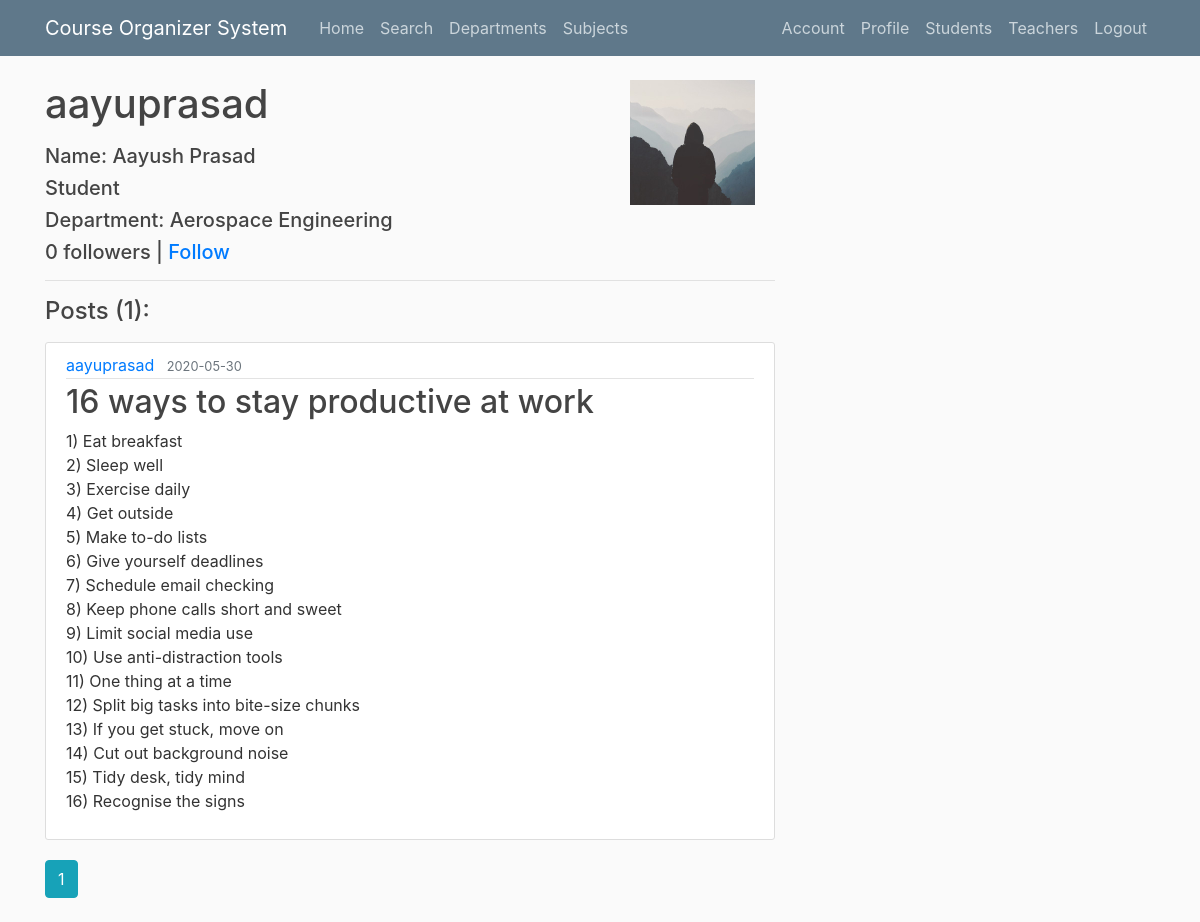
The app's page /user/aayuprasad (signed in) with its own data.
### cos/models.py (models this page shows, shortened)
class User(db.Model, UserMixin):
    id = db.Column(db.Integer, primary_key=True)
    username = db.Column(db.String(20), unique=True, nullable=False)
    first_name = db.Column(db.String(20), nullable=False)
    last_name = db.Column(db.String(20), nullable=True)
    email = db.Column(db.String(120), unique=True, nullable=False)
    image_file = db.Column(db.String(20), nullable=False,
                           default='default.jpg')
    password = db.Column(db.String(60), nullable=False)
    posts = db.relationship('Post', backref='author', lazy=True)
    subjects = db.relationship('Subject', backref='student', lazy=True)
    reviews = db.relationship('Review', backref='reviewer', lazy=True)
    department_id = db.Column(
        db.Integer, db.ForeignKey('department.id'), nullable=True)
    rollno = db.Column(db.String(10), nullable=True)
    title = db.Column(db.String(10), nullable=False)
    followed = db.relationship('User',
                               secondary=followers,
                               primaryjoin=(followers.c.follower_id == id),
                               secondaryjoin=(followers.c.followed_id == id),
                               backref=db.backref('followers', lazy='dynamic'),
                               lazy='dynamic')
    def is_following(self, user):
        return self.followed.filter(followers.c.followed_id == user.id).count() > 0

class Department(db.Model):
    id = db.Column(db.Integer, primary_key=True)
    title = db.Column(db.String(100), nullable=False)
    subjects = db.relationship('Subject', backref='author', lazy=True)
    persons = db.relationship('User', backref='division', lazy=True)

class Post(db.Model):
    id = db.Column(db.Integer, primary_key=True)
    title = db.Column(db.String(100), nullable=False)
    date_posted = db.Column(db.DateTime, nullable=False,
                            default=datetime.utcnow)
    content = db.Column(db.Text, nullable=False)
    user_id = db.Column(db.Integer, db.ForeignKey('user.id'), nullable=False)

### cos/routes.py (the view)
@app.route("/user/<string:username>")
@login_required
def user_posts(username):
    page = request.args.get('page', 1, type=int)
    user = User.query.filter_by(username=username).first_or_404()
    posts = Post.query.filter_by(author=user)\
        .order_by(Post.date_posted.desc())\
        .paginate(page=page, per_page=5)
    department = Department.query.filter_by(
        id=user.department_id).first_or_404()
    department_title = department.title
    return render_template('user_posts.html', posts=posts, user=user, department_title=department_title)

### cos/models.py (called while the page is built)
@login_manager.user_loader
def load_user(user_id):
    return User.query.get(int(user_id))

### cos/templates/user_posts.html
{% extends "layout.html" %}
{% block content %}
    <img  style="float:right" class="img-rounded account-img" alt="Cinque Terre" src="{{ url_for('static', filename='profile_pics/' + user.image_file) }}">
    <div class="content-heading">
    <h1 class="mb-3"> {{ user.username }} </h1>
    <h5> Name: {{ user.first_name }} {{ user.last_name }}</h5>
    {% if user.title == '1' %}
      <h5> Student </h5>
    {% elif user.title == '2' %}
      <h5> Teacher </h5>
    {% endif %}
    <h5> Department: {{ department_title }}</h5>
<h5>{{ user.followers.count() }} followers |
              {% if user.id == current_user.id %}
                  <a href="{{ url_for('account') }}">Edit your profile</a>
              {% elif not current_user.is_following(user) %}
                  <a href="{{ url_for('follow', username=user.username) }}">Follow</a>
              {% else %}
                  <a href="{{ url_for('unfollow', username=user.username) }}">Unfollow</a>
              {% endif %}
              </h5>
  </div>
<hr>
    <h4 class="mb-3">Posts ({{ posts.total }}):</h1>
    {% for post in posts.items %}
        <article class="media content-section">
          <div class="media-body">
            <div class="article-metadata">
              <a class="mr-2" href="{{ url_for('user_posts', username=post.author.username) }}">{{ post.author.username }}</a>
              <small class="text-muted">{{ post.date_posted.strftime('%Y-%m-%d') }}</small>
            </div>
            <h2><a class="article-title" href="{{ url_for('post', post_id=post.id) }}">{{ post.title }}</a></h2>
            <p class="article-content">{{ post.content }}</p>
          </div>
        </article>
    {% endfor %}
    {% for page_num in posts.iter_pages(left_edge=1, right_edge=1, left_current=1, right_current=2) %}
      {% if page_num %}
        {% if posts.page == page_num %}
          <a class="btn btn-info mb-4" href="{{ url_for('user_posts', username=user.username, page=page_num) }}">{{ page_num }}</a>
        {% else %}
          <a class="btn btn-outline-info mb-4" href="{{ url_for('user_posts', username=user.username, page=page_num) }}">{{ page_num }}</a>
        {% endif %}
      {% else %}
        ...
      {% endif %}
    {% endfor %}
{% endblock content %}

### cos/static/main.css (style rules this page uses)
body { background: #fafafa; color: #333333; margin-top: 5rem; }
h1, h2, h3, h4, h5, h6 { color: #444444; }
.content-section { background: #ffffff; padding: 10px 20px; border: 1px solid #dddddd; border-radius: 3px; margin-bottom: 20px; }
.article-title { color: #444444; }
.article-content { white-space: pre-line; }
.article-metadata { padding-bottom: 1px; margin-bottom: 4px; border-bottom: 1px solid #e3e3e3 }
.account-img { height: 125px; width: 125px; margin-right: 20px; margin-bottom: 16px; }

### records on screen
User: image_file (placeholder picture), username "aayuprasad", first_name "Aayush", last_name "Prasad"
Department: title "Aerospace Engineering"
Post: author.username "aayuprasad", date_posted "2020-05-30", title "16 ways to stay productive at work", content "1) Eat breakfast 2) Sleep well 3) Exercise daily 4) Get outside 5) Make to-do lists 6) Give yourself deadlines 7) Schedule email checking 8) Keep phone calls short and sweet 9) Limit social media use 10) Use anti-distraction tools 11) One thing at a time 12) Split big tasks into bite-size chunks 13) If you get stuck, move on 14) Cut out background noise 15) Tidy desk, tidy mind 16) Recognise the signs"

### other values on screen
{{ user.followers.count() }} "0"
{{ posts.total }} "1"
{{ page_num }} "1"
